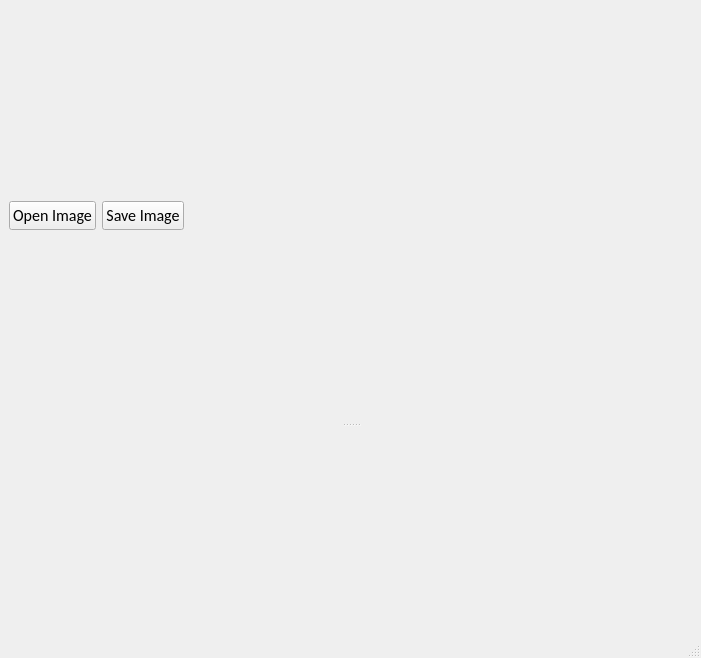
<?xml version="1.0" encoding="UTF-8"?>
<ui version="4.0">
 <class>MainWindow</class>
 <widget class="QMainWindow" name="MainWindow">
  <property name="geometry">
   <rect>
    <x>0</x>
    <y>0</y>
    <width>701</width>
    <height>658</height>
   </rect>
  </property>
  <property name="minimumSize">
   <size>
    <width>460</width>
    <height>640</height>
   </size>
  </property>
  <property name="windowTitle">
   <string>MainWindow</string>
  </property>
  <widget class="QWidget" name="centralwidget">
   <layout class="QGridLayout" name="gridLayout">
    <item row="0" column="0">
     <widget class="QSplitter" name="splitter">
      <property name="orientation">
       <enum>Qt::Vertical</enum>
      </property>
      <widget class="QWidget" name="">
       <layout class="QHBoxLayout" name="horizontalLayout_2">
        <item>
         <layout class="QHBoxLayout" name="horizontalLayout">
          <item>
           <widget class="QPushButton" name="btn_open">
            <property name="font">
             <font>
              <family>Calibri</family>
              <pointsize>12</pointsize>
              <weight>50</weight>
              <bold>false</bold>
             </font>
            </property>
            <property name="text">
             <string>Open Image</string>
            </property>
           </widget>
          </item>
         </layout>
        </item>
        <item>
         <widget class="QPushButton" name="btn_save">
          <property name="font">
           <font>
            <family>Calibri</family>
            <pointsize>12</pointsize>
            <weight>50</weight>
            <bold>false</bold>
           </font>
          </property>
          <property name="text">
           <string>Save Image</string>
          </property>
         </widget>
        </item>
        <item>
         <spacer name="horizontalSpacer">
          <property name="orientation">
           <enum>Qt::Horizontal</enum>
          </property>
          <property name="sizeHint" stdset="0">
           <size>
            <width>40</width>
            <height>20</height>
           </size>
          </property>
         </spacer>
        </item>
       </layout>
      </widget>
      <widget class="QLabel" name="label">
       <property name="text">
        <string/>
       </property>
       <property name="pixmap">
        <pixmap>Images/opencv_logo.png</pixmap>
       </property>
       <property name="scaledContents">
        <bool>true</bool>
       </property>
      </widget>
     </widget>
    </item>
   </layout>
  </widget>
  <widget class="QMenuBar" name="menubar">
   <property name="geometry">
    <rect>
     <x>0</x>
     <y>0</y>
     <width>701</width>
     <height>21</height>
    </rect>
   </property>
  </widget>
  <widget class="QStatusBar" name="statusbar"/>
 </widget>
 <resources/>
 <connections>
  <connection>
   <sender>btn_save</sender>
   <signal>clicked()</signal>
   <receiver>label</receiver>
   <slot>clear()</slot>
   <hints>
    <hint type="sourcelabel">
     <x>152</x>
     <y>43</y>
    </hint>
    <hint type="destinationlabel">
     <x>155</x>
     <y>78</y>
    </hint>
   </hints>
  </connection>
 </connections>
</ui>
